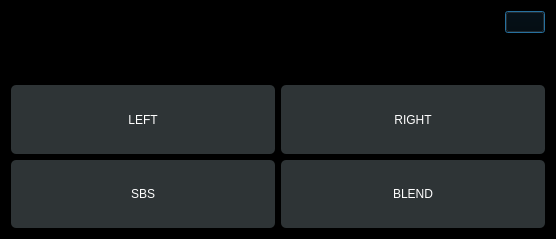
<?xml version="1.0" encoding="UTF-8"?>
<ui version="4.0">
 <class>Dialog</class>
 <widget class="QDialog" name="Dialog">
  <property name="geometry">
   <rect>
    <x>0</x>
    <y>0</y>
    <width>556</width>
    <height>239</height>
   </rect>
  </property>
  <property name="windowTitle">
   <string>Dialog</string>
  </property>
  <property name="styleSheet">
   <string notr="true">background-color: rgb(0, 0, 0);</string>
  </property>
  <layout class="QGridLayout" name="gridLayout_2">
   <item row="0" column="0">
    <layout class="QGridLayout" name="gridLayout">
     <item row="0" column="0">
      <layout class="QHBoxLayout" name="horizontalLayout_2">
       <item>
        <spacer name="horizontalSpacer">
         <property name="orientation">
          <enum>Qt::Horizontal</enum>
         </property>
         <property name="sizeHint" stdset="0">
          <size>
           <width>40</width>
           <height>20</height>
          </size>
         </property>
        </spacer>
       </item>
       <item alignment="Qt::AlignTop">
        <widget class="QPushButton" name="closeButton_previewWindow">
         <property name="sizePolicy">
          <sizepolicy hsizetype="Minimum" vsizetype="Preferred">
           <horstretch>0</horstretch>
           <verstretch>0</verstretch>
          </sizepolicy>
         </property>
         <property name="text">
          <string/>
         </property>
         <property name="icon">
          <iconset>
           <normaloff>New folder/remove.png</normaloff>New folder/remove.png</iconset>
         </property>
         <property name="iconSize">
          <size>
           <width>40</width>
           <height>40</height>
          </size>
         </property>
        </widget>
       </item>
      </layout>
     </item>
     <item row="2" column="0">
      <layout class="QHBoxLayout" name="horizontalLayout">
       <item>
        <widget class="QPushButton" name="pushButtonSBS">
         <property name="sizePolicy">
          <sizepolicy hsizetype="Minimum" vsizetype="Preferred">
           <horstretch>0</horstretch>
           <verstretch>0</verstretch>
          </sizepolicy>
         </property>
         <property name="styleSheet">
          <string notr="true">
QPushButton:checked{
border: 2px;
color: #009FE3;
font-size: 14px;
border-radius: 2px;
border-style: outset;
border-width: 2px;
border-radius: 10px;
border-color: beige;
}
QPushButton:!checked{

}
QPushButton:pressed{

color: white;
background-color: rgb(225, 237, 237);
border-radius: 5px;
}
QPushButton:!pressed{

color: white;
	background-color: rgb(46, 52, 54);
border-radius: 5px;
}</string>
         </property>
         <property name="text">
          <string>SBS</string>
         </property>
         <property name="iconSize">
          <size>
           <width>40</width>
           <height>40</height>
          </size>
         </property>
        </widget>
       </item>
       <item>
        <widget class="QPushButton" name="pushButtonBlnd">
         <property name="sizePolicy">
          <sizepolicy hsizetype="Minimum" vsizetype="Preferred">
           <horstretch>0</horstretch>
           <verstretch>0</verstretch>
          </sizepolicy>
         </property>
         <property name="styleSheet">
          <string notr="true">
QPushButton:checked{
border: 2px;
color: #009FE3;
font-size: 14px;
border-radius: 2px;
border-style: outset;
border-width: 2px;
border-radius: 10px;
border-color: beige;
}
QPushButton:!checked{

}
QPushButton:pressed{

color: white;
background-color: rgb(225, 237, 237);
border-radius: 5px;
}
QPushButton:!pressed{

color: white;
	background-color: rgb(46, 52, 54);
border-radius: 5px;
}</string>
         </property>
         <property name="text">
          <string>BLEND</string>
         </property>
         <property name="iconSize">
          <size>
           <width>40</width>
           <height>40</height>
          </size>
         </property>
        </widget>
       </item>
      </layout>
     </item>
     <item row="1" column="0">
      <layout class="QHBoxLayout" name="horizontalLayout_4">
       <item>
        <widget class="QPushButton" name="buttonLeftPreview">
         <property name="sizePolicy">
          <sizepolicy hsizetype="Minimum" vsizetype="Preferred">
           <horstretch>0</horstretch>
           <verstretch>0</verstretch>
          </sizepolicy>
         </property>
         <property name="styleSheet">
          <string notr="true">
QPushButton:checked{
border: 2px;
color: #009FE3;
font-size: 14px;
border-radius: 2px;
border-style: outset;
border-width: 2px;
border-radius: 10px;
border-color: beige;
}
QPushButton:!checked{

}
QPushButton:pressed{

color: white;
background-color: rgb(225, 237, 237);
border-radius: 5px;
}
QPushButton:!pressed{

color: white;
	background-color: rgb(46, 52, 54);
border-radius: 5px;
}</string>
         </property>
         <property name="text">
          <string>LEFT</string>
         </property>
        </widget>
       </item>
       <item>
        <widget class="QPushButton" name="buttonRightPreview">
         <property name="sizePolicy">
          <sizepolicy hsizetype="Minimum" vsizetype="Preferred">
           <horstretch>0</horstretch>
           <verstretch>0</verstretch>
          </sizepolicy>
         </property>
         <property name="styleSheet">
          <string notr="true">
QPushButton:checked{
border: 2px;
color: #009FE3;
font-size: 14px;
border-radius: 2px;
border-style: outset;
border-width: 2px;
border-radius: 10px;
border-color: beige;
}
QPushButton:!checked{

}
QPushButton:pressed{

color: white;
background-color: rgb(225, 237, 237);
border-radius: 5px;
}
QPushButton:!pressed{

color: white;
	background-color: rgb(46, 52, 54);
border-radius: 5px;
}</string>
         </property>
         <property name="text">
          <string>RIGHT</string>
         </property>
        </widget>
       </item>
      </layout>
     </item>
    </layout>
   </item>
  </layout>
 </widget>
 <resources/>
 <connections/>
</ui>
